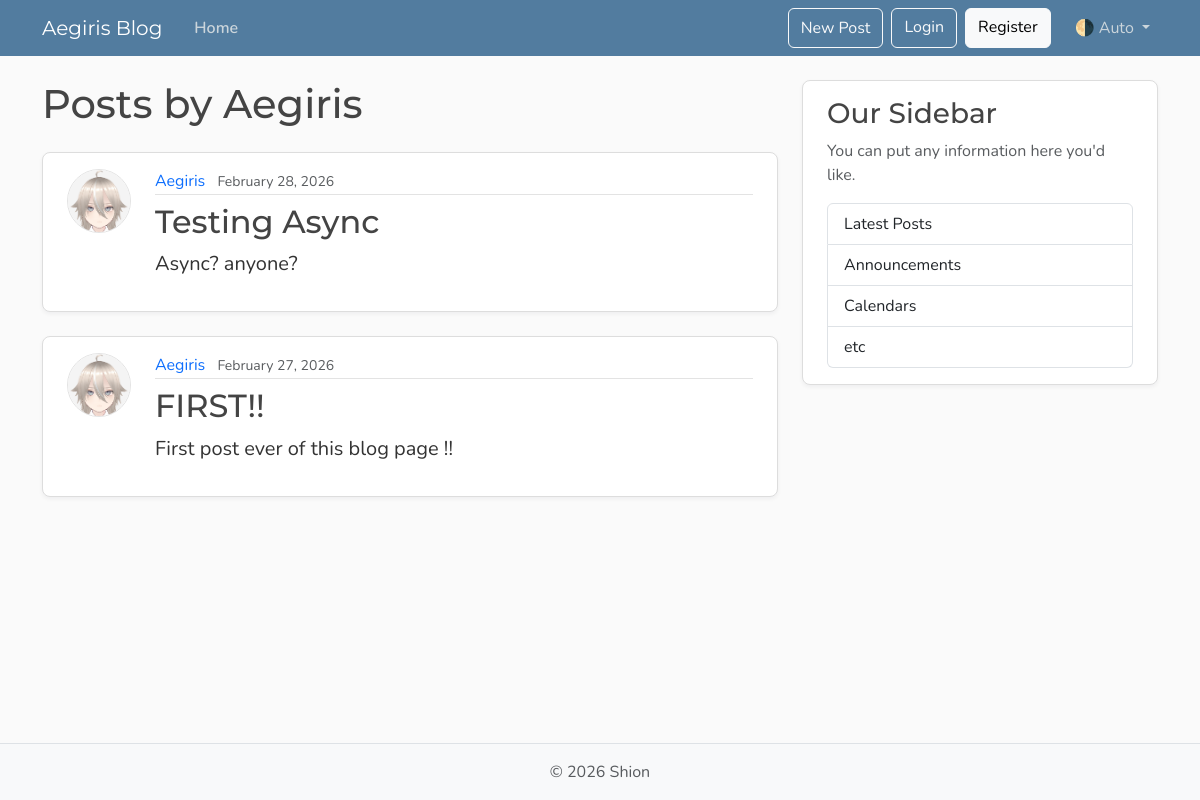
Before: /users/1/posts with the older database file.
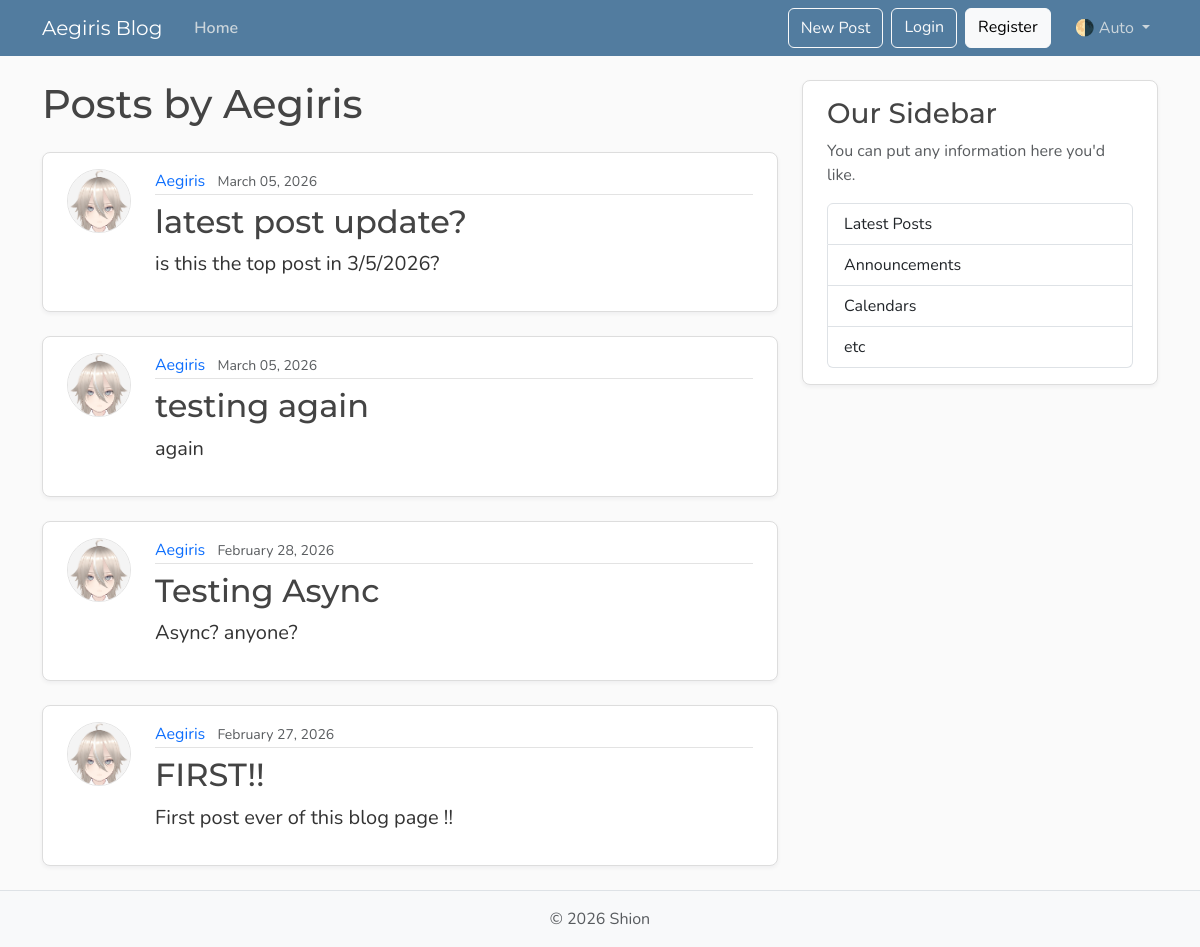
After: the same page with the newer database file.
### models.py (models this page shows, shortened)
class User(Base):
    __tablename__ = "users"
    id: Mapped[int] = mapped_column(Integer, primary_key= True, index= True)
    username: Mapped[str] = mapped_column(String(50), unique= True, nullable= False)
    email: Mapped[str] = mapped_column(String(120), unique= True, nullable= False)
    image_file: Mapped[str | None] = mapped_column(String(200), nullable=True, default=None)
    posts: Mapped[list[Post]] = relationship(back_populates="author", cascade="all, delete-orphan")

class Post(Base):
    __tablename__ = "posts"
    id: Mapped[int] = mapped_column(Integer, primary_key= True, index= True)
    title: Mapped[str] = mapped_column(String(100), nullable= False)
    content: Mapped[str] = mapped_column(Text, nullable= False)
    user_id: Mapped[str | None] = mapped_column(ForeignKey("users.id"), nullable=True, index=True)
    date_posted: Mapped[datetime] = mapped_column(DateTime(timezone=True),default=lambda: datetime.now(UTC))
    author: Mapped[User] = relationship(back_populates="posts")

### main.py (the view)
@app.get("/users/{user_id}/posts", include_in_schema=False, name='user_posts')
async def user_posts_page(request: Request, user_id: int, db: Annotated[AsyncSession, Depends(get_db)]):
    result = await db.execute(select(models.User).where(models.User.id == user_id))
    user = result.scalars().first()
    if not user:
        raise HTTPException(status_code=status.HTTP_404_NOT_FOUND)
    result = await db.execute(
        select(models.Post).options(selectinload(models.Post.author)).where(models.Post.user_id == user_id)
        .order_by(models.Post.date_posted.desc())
        )
    posts = result.scalars().all()
    return templates.TemplateResponse(request, "user_posts.html", {"posts": posts, "user": user, "title": f"{user.username}'s posts"})

### templates/user_posts.html
{% extends "layout.html" %}
{% block content %}
  <h1 class="mb-4">Posts by {{ user.username }}</h1>
  {% for post in posts %}
    <article class="content-section py-3 px-4 mb-4">
      <div class="d-flex align-items-start gap-4">
        <img class="rounded-circle article-img flex-shrink-0"
             src="{{ post.author.image_path }}"
             alt="{{ post.author.username }}'s profile picture"
             width="64"
             height="64"
             loading="lazy">
        <div class="flex-grow-1">
          <div class="article-metadata mb-2">
            <a class="me-2"
               href="{{ url_for('user_posts', user_id=post.author.id) }}">{{ post.author.username }}</a>
            <small class="text-body-secondary">{{ post.date_posted.strftime("%B %d, %Y") }}</small>
          </div>
          <h2>
            <a class="article-title"
               href="{{ url_for('post_page', post_id=post.id) }}">{{ post.title }}</a>
          </h2>
          <p class="article-content">{{ post.content }}</p>
        </div>
      </div>
    </article>
  {% else %}
    <p class="text-body-secondary">No posts by this user yet.</p>
  {% endfor %}
{% endblock content %}

### templates/layout.html (shortened to what this page needs)
<!DOCTYPE html>
<html lang="en">
  <head>
    <link href="https://cdn.jsdelivr.net/npm/bootstrap@5.3.8/dist/css/bootstrap.min.css"
          rel="stylesheet"
>
    <link rel="stylesheet" type="text/css" href="{{ url_for('static', path='css/main.css') }}">
  </head>
  <body class="d-flex flex-column min-vh-100">
    <header class="site-header">
      <nav class="navbar navbar-expand-md bg-steel fixed-top"
           data-bs-theme="dark">
        <div class="container">
          <a class="navbar-brand me-4" href="{{ url_for('home') }}">Aegiris Blog</a>
          <div class="collapse navbar-collapse" id="navbarToggle">
            <div class="navbar-nav me-auto">
              <a class="nav-link active" aria-current="page" href="{{ url_for("home") }}">Home</a>
            </div>
            <div class="navbar-nav">
              <button class="btn btn-outline-light mb-2 mb-md-0 me-md-2"
                  type="button"
                  data-bs-toggle="modal"
                  data-bs-target="#createPostModal">New Post</button>
              <a class="btn btn-outline-light mb-2 mb-md-0 me-md-2" href="#">Login</a>
              <a class="btn btn-light mb-2 mb-md-0 me-md-3" href="#">Register</a>
              <div class="nav-item dropdown">
                <a class="nav-link dropdown-toggle"
                   href="#"
                   role="button"
                   id="bd-theme"
                   data-bs-toggle="dropdown"
                   aria-expanded="false">
                  <span id="bd-theme-text">🌗 Auto</span>
                </a>
              </div>
            </div>
          </div>
        </div>
      </nav>
    </header>
    <main role="main" class="container">
      <div class="row">
        <div class="col-md-8">
          {% block content %}
          {% endblock content %}
        </div>
        <aside class="col-md-4">
          <div class="content-section py-3 px-4 mb-4">
            <h3>Our Sidebar</h3>
            <p class="text-body-secondary">You can put any information here you'd like.</p>
            <ul class="list-group">
              <li class="list-group-item">Latest Posts</li>
              <li class="list-group-item">Announcements</li>
              <li class="list-group-item">Calendars</li>
              <li class="list-group-item">etc</li>
            </ul>
          </div>
        </aside>
      </div>
    </main>
    <footer class="mt-auto py-3 bg-body-tertiary border-top">
      <div class="container text-center">
        <p class="text-body-secondary mb-0">
          © <span id="year"></span> Shion
        </p>
      </div>
    </footer>
  </body>
</html>

### static/css/main.css (style rules this page uses)
:root { --font-heading: "Montserrat", system-ui, -apple-system, BlinkMacSystemFont, sans-serif; --font-body: "Nunito", system-ui, -apple-system, BlinkMacSystemFont, sans-serif; --color-bg-body: #fafafa; --color-bg-content: #ffffff; --color-text-primary: #333333; --color-text-heading: #444444; --color-steel: #527c9f; --color-nav-link: #cbd5db; --color-nav-link-hover: #ffffff; --color-link-hover: #428bca; --color-border: #dddddd; --color-border-light: #e3e3e3; --spacing-xl: 5rem; --article-img-size: 4rem; --account-img-size: 7.813rem; }
body { font-family: var(--font-body); background: var(--color-bg-body); color: var(--color-text-primary); }
main { padding-top: var(--spacing-xl); }
h1, h2, h3, h4, h5, h6 { font-family: var(--font-heading); color: var(--color-text-heading); }
.navbar-brand { font-family: var(--font-heading); }
a { text-decoration: none; }
.bg-steel { background-color: var(--color-steel); }
.site-header .navbar-nav .nav-link { color: var(--color-nav-link); transition: color 0.2s ease-in-out; }
.site-header .navbar-nav .nav-link.active { font-weight: 600; }
.content-section { background: var(--color-bg-content); border: 1px solid var(--color-border); border-radius: 0.5rem; box-shadow: 0 2px 4px rgba(15, 23, 42, 0.05); transition: box-shadow 0.15s ease, transform 0.15s ease, border-color 0.15s ease; }
.article-title { color: var(--color-text-heading); transition: color 0.2s ease-in-out; }
.article-content { white-space: pre-line; font-size: 1.25rem; }
.article-img { height: var(--article-img-size); width: var(--article-img-size); flex-shrink: 0; object-fit: cover; border: 1px solid var(--color-border-light); box-shadow: 0 0 0 2px var(--color-bg-content); }
.article-metadata { padding-bottom: 0.063rem; border-bottom: 1px solid var(--color-border-light); }
.article-metadata a { transition: color 0.2s ease-in-out; }
[data-bs-theme="dark"] { --color-bg-body: #1a1a1a; --color-bg-content: #2d2d2d; --color-text-primary: #e0e0e0; --color-text-heading: #f0f0f0; --color-border: #404040; --color-border-light: #4a4a4a; }

Changed rows visible on the page:
added Post: author.image_path (picture), author.username "Aegiris", date_posted "March 05, 2026", title "latest post update?", content "is this the top post in 3/5/2026?"
added Post: author.image_path (picture), author.username "Aegiris", date_posted "March 05, 2026", title "testing again", content "again"
